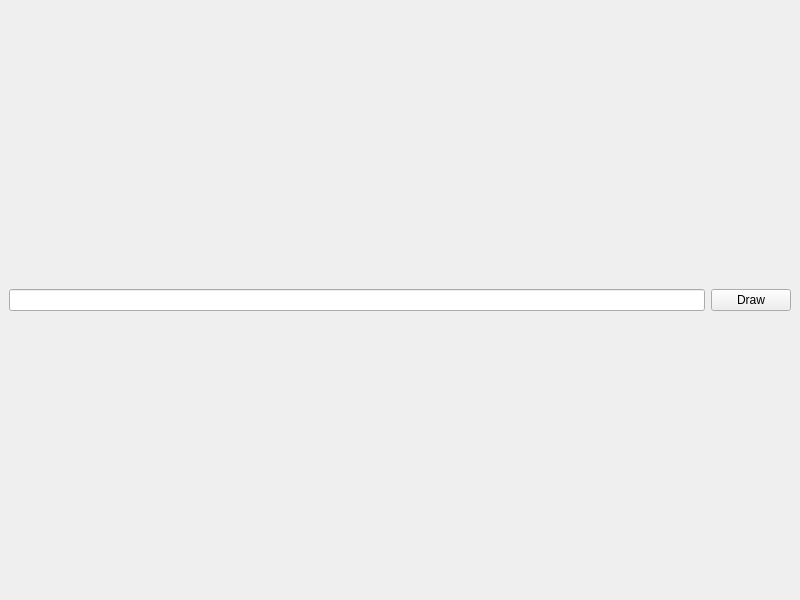
<?xml version="1.0" encoding="UTF-8"?>
<ui version="4.0">
 <class>ChartWindow</class>
 <widget class="QMainWindow" name="ChartWindow">
  <property name="geometry">
   <rect>
    <x>0</x>
    <y>0</y>
    <width>800</width>
    <height>600</height>
   </rect>
  </property>
  <property name="windowTitle">
   <string>Receipt chart</string>
  </property>
  <widget class="QWidget" name="centralwidget">
   <layout class="QVBoxLayout" name="verticalLayout">
    <item>
     <layout class="QHBoxLayout" name="horizontalLayout">
      <item>
       <widget class="QLineEdit" name="lineEdit"/>
      </item>
      <item>
       <widget class="QPushButton" name="pushButton">
        <property name="text">
         <string>Draw</string>
        </property>
       </widget>
      </item>
     </layout>
    </item>
   </layout>
  </widget>
 </widget>
 <resources/>
 <connections/>
</ui>
